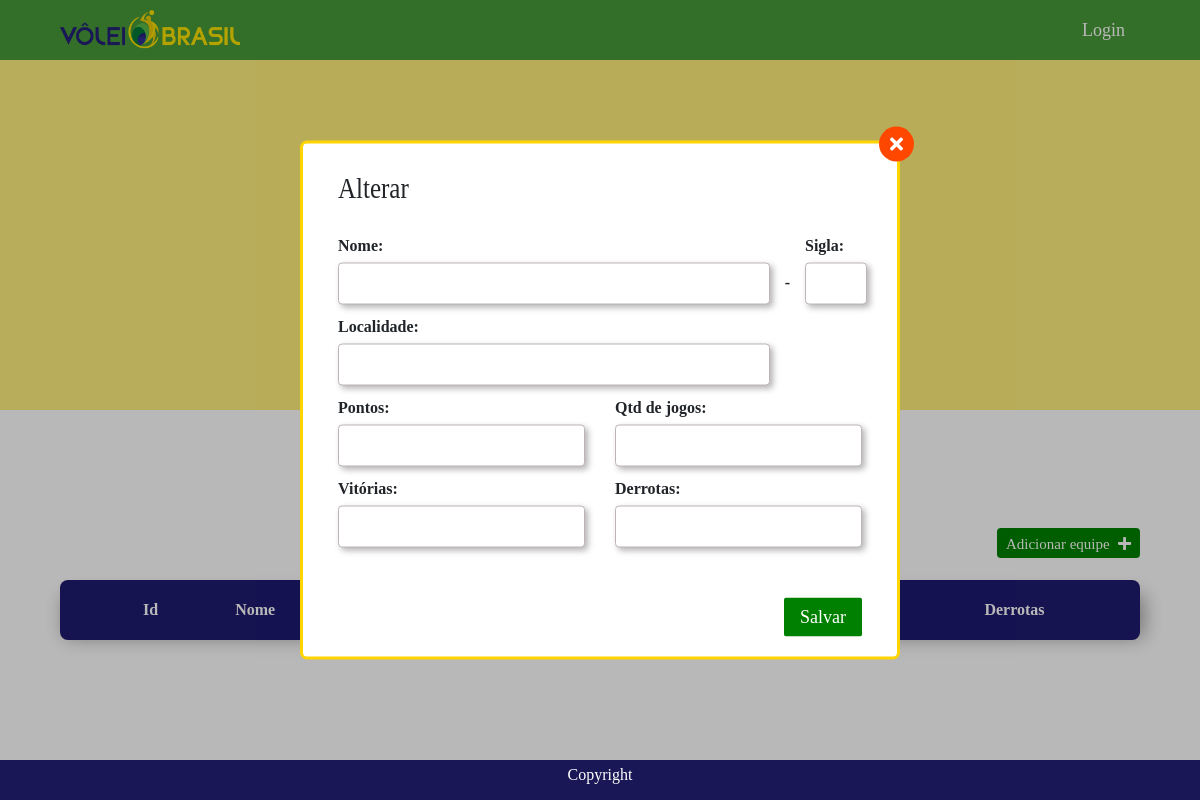
The app's page /admin/alterar/1, older data.
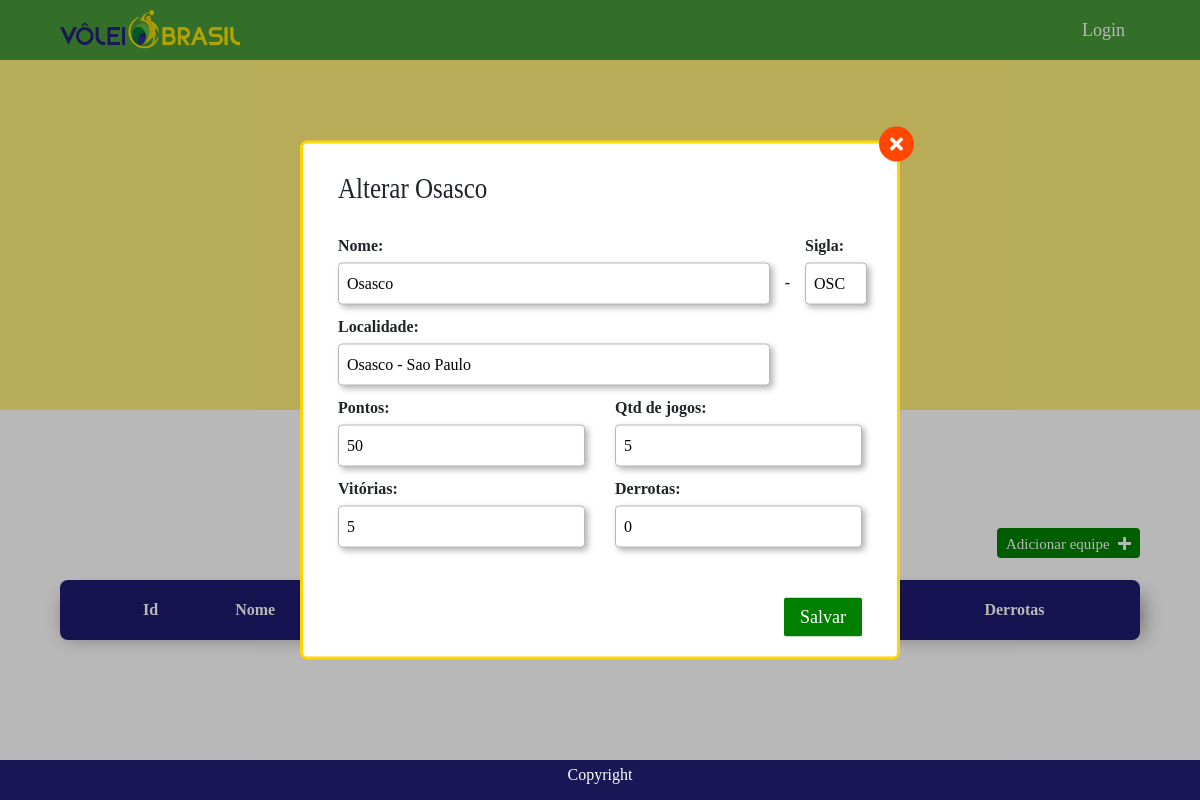
The same page, newer data.
### tables this page shows
CREATE TABLE Equipes (
    Id          INTEGER PRIMARY KEY 
    , Nome        VARCHAR(50) NOT NULL UNIQUE
    , Sigla       VARCHAR(10) NOT NULL UNIQUE
    , Localidade  VARCHAR(100) NOT NULL
    , Pontos INT
    , Jogos INT
    , Vitorias INT
    , Derrotas INT
  	
);

### controller.py (the view, shortened to what this page needs)
@app.route('/admin/alterar/<id_time>', methods=['GET', 'POST'])
def alterar_time(id_time):
    time = get_time(id_time)
    return render_template(
        'parts/update-time.html',
        title='Alterar time',
        time=time
    )

### app.py (called while the page is built)
@app.before_request
def before_request():
    g.db = get_db()
    g.query_db = query_db

@app.teardown_request
def teardown_request(exception):
    db = getattr(g, '_database', None)
    if db is not None:
        db.close()

### dao.py (called while the page is built)
def get_time(time_id):
    time = g.query_db(
        '''SELECT * FROM Equipes WHERE Id = ?''',
        [time_id],
        one=True
    )
    return time

### db.py (called while the page is built)
def make_dicts(cursor, row):
    return dict((cursor.description[idx][0], value)
                for idx, value in enumerate(row))

def get_db():
    db = getattr(g, '_database', None)
    if db is None:
        db = g._database = sqlite3.connect(DATABASE)
        print(db)
    db.row_factory = make_dicts
    return db

def query_db(query, args=(), one=False):
    print(args)
    cur = get_db().execute(query, args)
    rv = cur.fetchall()
    cur.close()
    return (rv[0] if rv else None) if one else rv

### templates/parts/update-time.html (shortened to what the changed rows need)
<!DOCTYPE html>
<html lang="pt-br">
<head>
    <link rel="stylesheet" href="https://cdnjs.cloudflare.com/ajax/libs/font-awesome/5.13.0/css/all.min.css">
    <link rel="stylesheet" href="./../../static/css/bootstrap.css">
    <link rel="stylesheet" href="./../../static/css/site.css">
</head>
<body>
    <main class="main">
        <section class="home">
            <div class="rank" id="rank">
                <div class="wrapper">
                    <div class="rank__inner">
                        <h2>Ranking</h2>
                        <div class="rank__inner-content">
                            <table class="rank__inner-table table__list" cellspacing="0">
                                <thead>
                                    <tr>
                                        <th></th>
                                        <th></th>
                                        <th>Id</th>
                                        <th>Nome</th>
                                        <th>Sigla</th>
                                        <th>Pontos</th>
                                        <th>Jogos</th>
                                        <th>Vitórias</th>
                                        <th>Derrotas</th>
                                        <th></th>
                                    </tr>
                                </thead>
                            </table>
                        </div>
                    </div>
                </div>
            </div>
        </section>
        <div class="modal">
            <div class="modal__inner">
                <div class="modal__inner-content">
                    <div class="addTime">
                        <h3 class="addTime-title">Alterar {{time['Nome']}}</h3>
                        <form action="" method="POST">
                            <div class="linha">
                                <div class="input-container col-lg-10">
                                    <label for="Nome">Nome:</label>
                                    <input type="text" id="Nome" name="Nome" class="inputForm" title="Nome do time" required value="{{ time['Nome'] }}">
                                </div>
                                <div class="input-container col-lg-2">
                                    <label for="Sigla">Sigla:</label>
                                    <input type="text" id="Sigla" name="Sigla" class="inputForm" title="Sigla do time, entre 2 a 4 letras" maxlength="4" minlength="2" required value="{{ time['Sigla'] }}">
                                </div>
                            </div>
                            <div class="input-container col-lg-10">
                                <label for="Localidade">Localidade:</label>
                                <input type="text" id="Localidade" name="Localidade" class="inputForm" title="Localidade do time" required value="{{ time['Localidade'] }}">
                            </div>
                            <div class="linha">
                                <div class="input-container col-lg-6">
                                    <label for="Pontos">Pontos:</label>
                                    <input type="number" id="Pontos" name="Pontos" class="inputForm" title="Pontuação do time" required value="{{ time['Pontos'] }}">
                                </div>
                                <div class="input-container col-lg-6">
                                    <label for="Jogos">Qtd de jogos:</label>
                                    <input type="number" id="Jogos" name="Jogos" class="inputForm" title="Quantidade de Jogos" required value="{{ time['Jogos'] }}">
                                </div>
                            </div>
                            <div class="linha">
                                <div class="input-container col-lg-6">
                                    <label for="Vitorias">Vitórias:</label>
                                    <input type="number" id="Vitorias" name="Vitorias" class="inputForm" title="Vitórias" required value="{{ time['Vitorias'] }}">
                                </div>
                                <div class="input-container col-lg-6">
                                    <label for="Derrotas">Derrotas:</label>
                                    <input type="number" id="Derrotas" name="Derrotas" class="inputForm" title="Derrotas" required value="{{ time['Derrotas'] }}">
                                </div>
                            </div>
                            <div class="linha">
                            </div>
                        </form>
                    </div>
                </div>
            </div>
        </div>
    </main>
</body>
</html>

Row changes from the older to the newer data that the page shows:
added Equipes: Nome "Osasco", Sigla "OSC", Localidade "Osasco - Sao Paulo", Pontos "50", Jogos "5", Vitorias "5", Derrotas "0"
